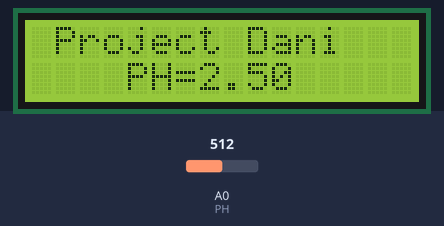
The sketch below on a simulated ESP8266 (NodeMCU). Parts: 16×2 character LCD. The inputs (shaded band) are chosen by the test bench; at power-on: A0 (PH) = 512. What the sketch prints to the serial monitor is not drawn.

Above: at 2.7 s.
2.8 s: A0 (PH) set to 716
At 4.6 s:
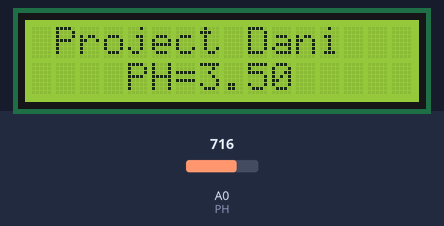
5.1 s: A0 (PH) set to 900
At 6.5 s:
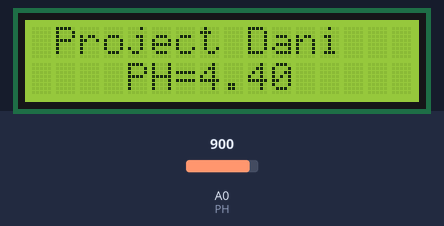
7.1 s: A0 (PH) set to 1023
At 8.3 s:
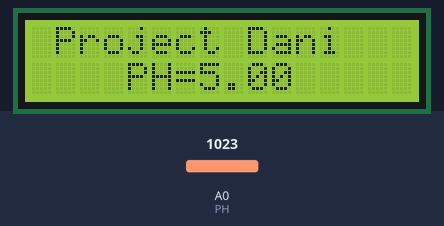
Timing chart, 0 to 10.1 s (numbered marks = the images above; inputs shaded):
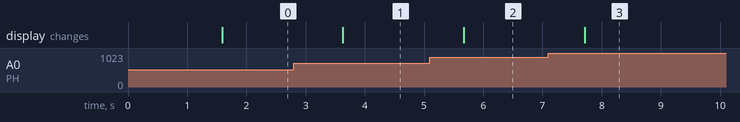

Measured:
- after the input at 2.8 s, the display: changes after 0.83 s (image 1)
- after the input at 5.1 s, the display: changes after 0.57 s (image 2)
- after the input at 7.1 s, the display: changes after 0.61 s (image 3)

The sketch:

Arduino_Water_Ph_automatic.ino
```cpp
#include <Wire.h>
#include <LiquidCrystal_I2C.h>
#include "CTBot.h"  //Pendeklarasian Library
CTBot myBot;
String ssid = "Babanggs";    //nama ssid wifi kalian
String pass = "Imam1998";  //password wifi kalian
String token = "5861350218:AAEG_1QfNkjEZSlMPLSw_RA1HisQKC0pQko";    //token bot baru kalian
const int id = 5424204248;
int pH_Value;
float PH=A0;
LiquidCrystal_I2C lcd(0x27,16,2);

void setup() {
 Serial.begin(9600);
  Serial.println("Starting TelegramBot...");
  myBot.wifiConnect(ssid, pass);
  myBot.setTelegramToken(token);
  if (myBot.testConnection()) {
    Serial.println("Koneksi Bagus");
  } else {
    Serial.println("Koneksi Jelek");
  }
 lcd.init();
 lcd.backlight();
 pinMode(pH_Value, INPUT);
}

void loop()
{
  pH_Value = analogRead(PH);
  PH = pH_Value * (5.0 / 1023.0);
  Serial.println(PH);
  myBot.sendMessage(id, "Peringatan: Ada Api di Rumah");
  lcd.backlight();
  lcd.setCursor(1,0);
  lcd.print("Project Dani");
  lcd.setCursor(4,1);
  lcd.print("PH=");
  lcd.setCursor(7,1);
  lcd.print(PH);
  delay(1000);
}
```
